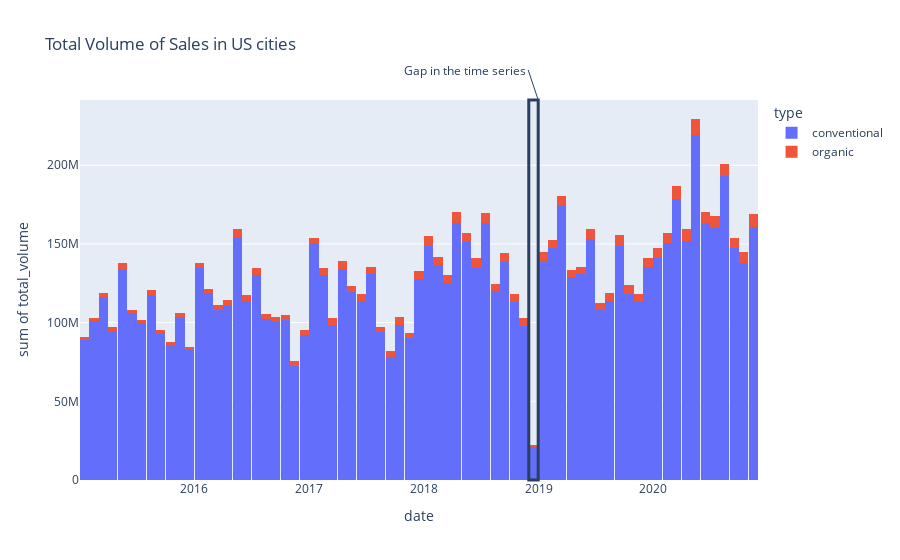

Notebook source saved alongside this figure:
### Code cell
fig = px.histogram(df_geo[df_geo['location_type'] == 'city'], x="date", y="total_volume", color="type", hover_data=df.columns, title="Total Volume of Sales in US cities")

fig.update_layout(
    shapes = [dict(x0='2018-12-01', x1='2018-12-31', y0=0, y1=1, xref='x', yref='paper',line_width=3)],
    annotations=[dict(x='2018-12-31', y=1, xref='x', yref='paper', xanchor='right', text='Gap in the time series')]
)

fig.show()

### Figure 1 — Plotly figure (JSON) as saved in the notebook; plotly's stock layout.template omitted (floating-point values rounded to 4 significant figures; data arrays with more than 128 entries replaced by an {"elided": "..."} marker saying what was removed)
{"data": [{"alignmentgroup": "True", "bingroup": "x", "histfunc": "sum", "hovertemplate": "type=conventional<br>date=%{x}<br>sum of total_volume=%{y}<extra></extra>", "legendgroup": "conventional", "marker": {"color": "#636efa", "pattern": {"shape": ""}}, "name": "conventional", "offsetgroup": "conventional", "orientation": "v", "showlegend": true, "type": "histogram", "x": {"elided": "13464 str values"}, "xaxis": "x", "y": {"elided": "13464 float values"}, "yaxis": "y"}, {"alignmentgroup": "True", "bingroup": "x", "histfunc": "sum", "hovertemplate": "type=organic<br>date=%{x}<br>sum of total_volume=%{y}<extra></extra>", "legendgroup": "organic", "marker": {"color": "#EF553B", "pattern": {"shape": ""}}, "name": "organic", "offsetgroup": "organic", "orientation": "v", "showlegend": true, "type": "histogram", "x": {"elided": "13464 str values"}, "xaxis": "x", "y": {"elided": "13464 float values"}, "yaxis": "y"}], "layout": {"annotations": [{"text": "Gap in the time series", "x": "2018-12-31", "xanchor": "right", "xref": "x", "y": 1, "yref": "paper"}], "barmode": "relative", "legend": {"title": {"text": "type"}, "tracegroupgap": 0}, "shapes": [{"line": {"width": 3}, "x0": "2018-12-01", "x1": "2018-12-31", "xref": "x", "y0": 0, "y1": 1, "yref": "paper"}], "title": {"text": "Total Volume of Sales in US cities"}, "xaxis": {"anchor": "y", "domain": [0, 1], "title": {"text": "date"}}, "yaxis": {"anchor": "x", "domain": [0, 1], "title": {"text": "sum of total_volume"}}}}
